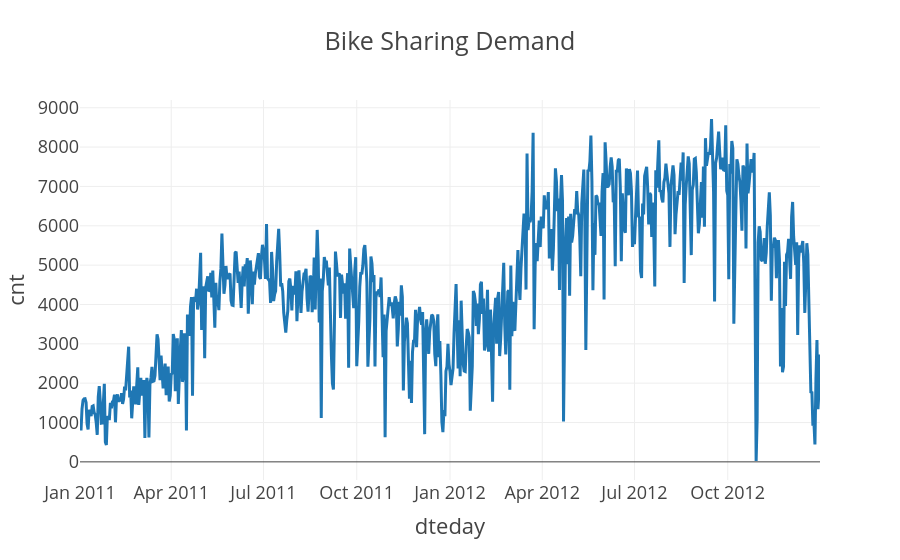

Here is the notebook cell this chart was saved with:
### Code cell
# plot time series
fig = px.line(df, x='dteday', y='cnt', title='Bike Sharing Demand')
fig.show()

### Figure 1 — Plotly figure (JSON) as saved in the notebook; plotly's stock layout.template omitted (floating-point values rounded to 4 significant figures; data arrays with more than 128 entries replaced by an {"elided": "..."} marker saying what was removed)
{"data": [{"hovertemplate": "dteday=%{x}<br>cnt=%{y}<extra></extra>", "legendgroup": "", "line": {"color": "#1F77B4", "dash": "solid"}, "marker": {"symbol": "circle"}, "mode": "lines", "name": "", "orientation": "v", "showlegend": false, "type": "scatter", "x": {"elided": "731 str values"}, "xaxis": "x", "y": {"elided": "731 int values"}, "yaxis": "y"}], "layout": {"legend": {"tracegroupgap": 0}, "title": {"text": "Bike Sharing Demand"}, "xaxis": {"anchor": "y", "domain": [0, 1], "title": {"text": "dteday"}}, "yaxis": {"anchor": "x", "domain": [0, 1], "title": {"text": "cnt"}}}}
